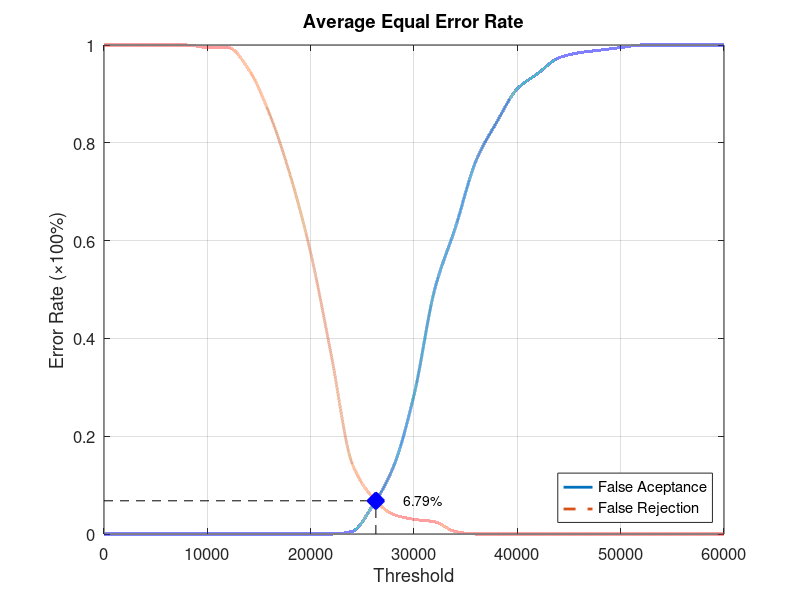
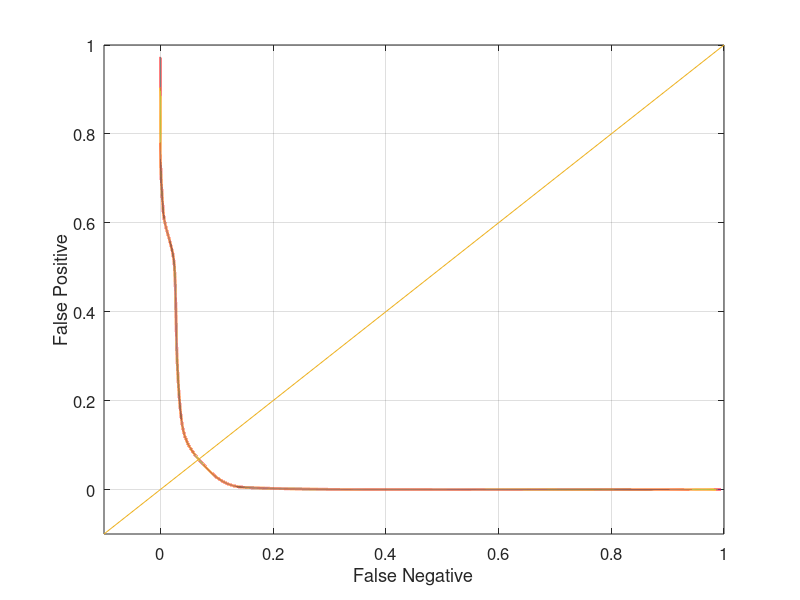

MATLAB code to generate these figures, in order:
function yEER = Database2_4
close all;
clear;
clc;
x = 0:2000:60000;
xq = 0:0.5:60000;

y0 = [0 0 0 0 0 0 0 0 0 0 0 0 0.00526316 0.0578947 0.136842 0.284211 0.5 0.626316 0.763158 0.842105 0.910526 0.942105 0.973684 0.984211 0.989474 0.994737 1 1 1 1 1];
yy0 = interp1(x, y0, xq, 'pchip');
y1 = [1 1 1 1 1 0.995 0.995 0.95 0.86 0.735 0.575 0.365 0.145 0.075 0.04 0.03 0.025 0.005 0 0 0 0 0 0 0 0 0 0 0 0 0];
yy1 = interp1(x, y1, xq, 'pchip');

% Calculating EER: 
y2 = abs(y0 - y1);
find(y2 == min(y2))
yy2 = abs(yy0 - yy1);
xEER = find(yy2 == min(yy2));
xEERIndex = xq(xEER) % X-axis EER
yEER = yy0(xEER) % Y-axis EER

main = figure
plot(xq, yy0,'-','LineWidth', 2);	hold on
plot(xq, yy1,'--','LineWidth', 2);	hold on
plot([xEERIndex xEERIndex], [0 yEER], 'k--');	hold on
plot([0 xEERIndex], [yEER yEER], 'k--');	hold on
plot(xEERIndex, yEER, 'bx', 'LineWidth', 10);	hold on
text(xEERIndex + 10 * xEERIndex / 100, yEER, [num2str(round((10000 * yEER)) / 100) '%'])
legend('False Aceptance', 'False Rejection', 'Location', 'SouthEast')
xlabel('Threshold')
ylabel('Error Rate (\times100%)')
title('Average Equal Error Rate')
set(gca, 'FontSize', 12)
axis([0 60000 0 1])
grid on

print(main, 'Database2_4Main', '-dpng');
FNRxFPR = figure('Color', [1 1 1]);
plot(yy1, yy0, '-', yy1, yy0, 'LineWidth', 2);
hold on
y = -0.1:0.1:1
plot(y, y); 
set(gca, 'FontSize', 12)
xlabel('False Negative')
ylabel('False Positive')
axis([-0.1 1 -0.1 1])
set(gca, 'FontSize', 12)
grid on

print(FNRxFPR, 'Database2_4FNRxFPR','-dpng');
end
